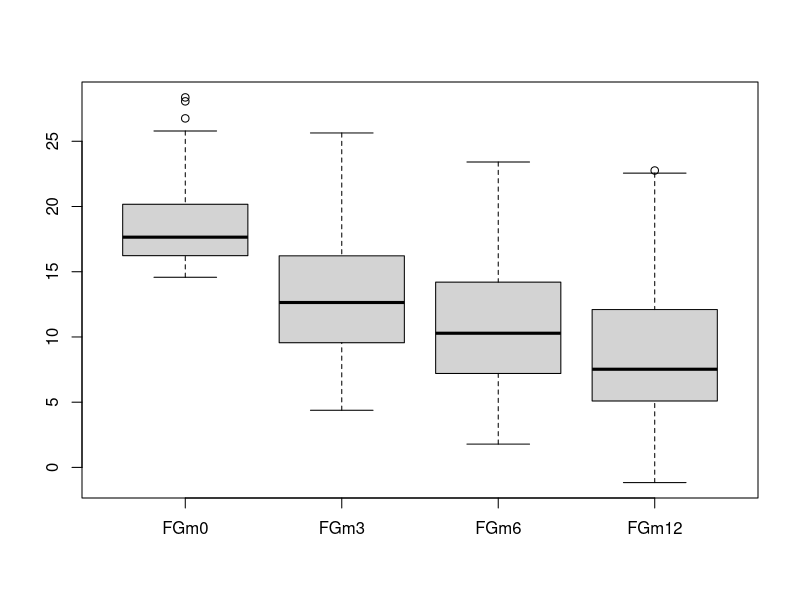
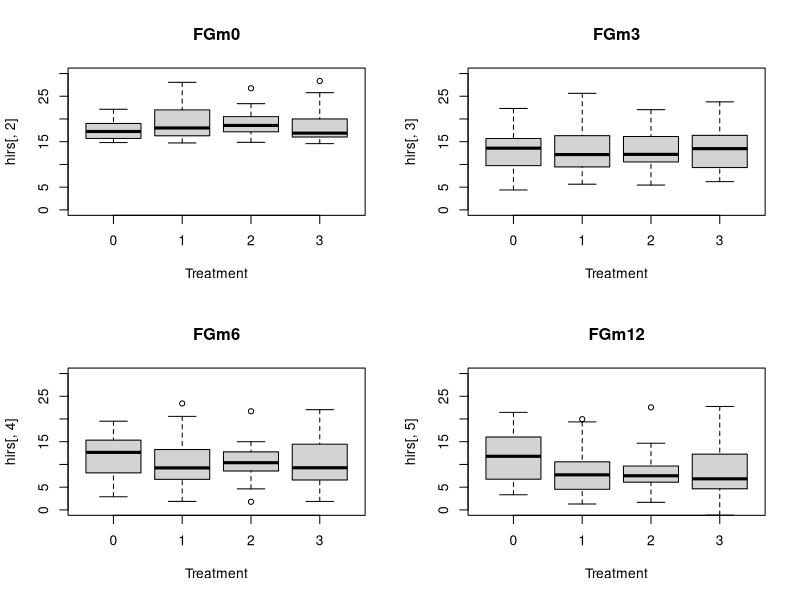
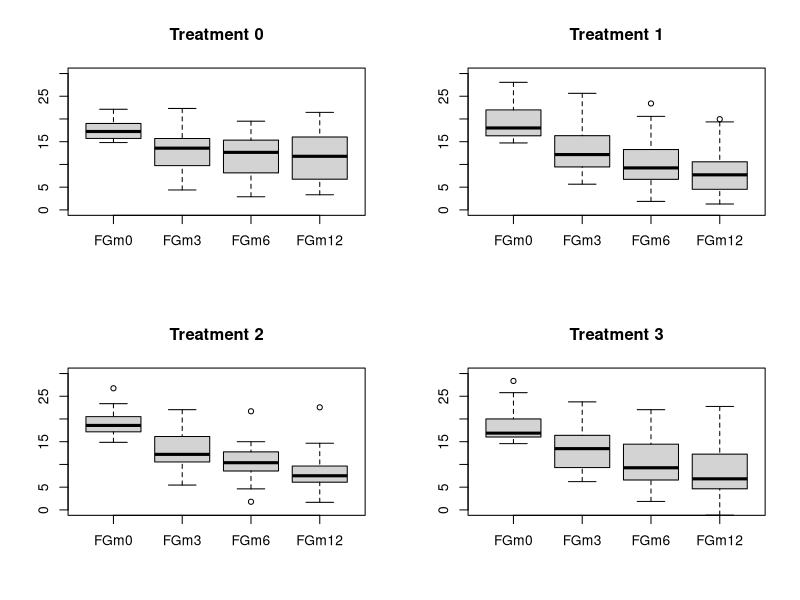
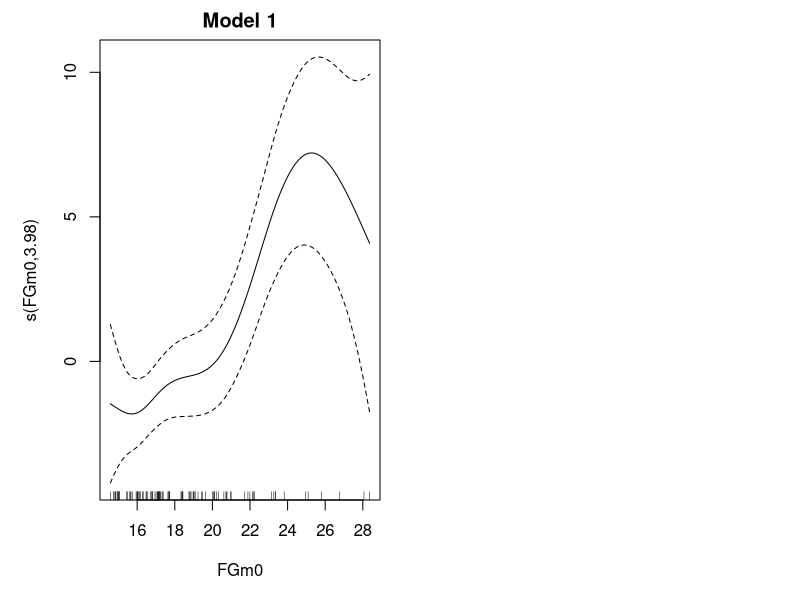

Reproduce these figures in R, in order. (Note: this script raises an error after producing the figures.)
## ---- chunk 1
knitr::opts_chunk$set(echo = TRUE)
## ---- chunk 2
# Clear environment
rm(list=ls())

# Load necessary packages
if(!require("mgcv")) {
  install.packages("mgcv", dependencies=TRUE)
  library(mgcv)
}
## ---- chunk 3
# 1. Data Import and Preparation

# Bear in mind that there may have some dataset with missing value NA
hirs <- read.table("hirsutism.dat",header=T, sep="\t",fill=TRUE)

# Check structure and ensure that Treatment is a factor

summary(hirs)

hirs$Treatment <- as.factor(hirs$Treatment)
## ---- chunk 4
library(mice)
imputed_data <- mice(hirs, m = 5, method = 'pmm', seed = 123)
hirs <- complete(imputed_data)
summary(is.na(hirs))
## ---- chunk 5
# 2. Exploratory Data Analysis

summary(hirs)
attach(hirs)

boxplot(hirs[,2:5])

par(mfrow=c(2,2))
boxplot(hirs[,2]~Treatment,ylim=c(0,30), main=names(hirs)[2], xlab="Treatment")
boxplot(hirs[,3]~Treatment,ylim=c(0,30), main=names(hirs)[3], xlab="Treatment")
boxplot(hirs[,4]~Treatment,ylim=c(0,30), main=names(hirs)[4], xlab="Treatment")
boxplot(hirs[,5]~Treatment,ylim=c(0,30), main=names(hirs)[5], xlab="Treatment")
par(mfrow=c(1,1))

par(mfrow=c(2,2))
boxplot(hirs[Treatment==0,2:5],ylim=c(0,30), main="Treatment 0")
boxplot(hirs[Treatment==1,2:5],ylim=c(0,30), main="Treatment 1")
boxplot(hirs[Treatment==2,2:5],ylim=c(0,30), main="Treatment 2")
boxplot(hirs[Treatment==3,2:5],ylim=c(0,30), main="Treatment 3")
par(mfrow=c(1,1))

## ---- chunk 6
# 3. Fit Candidate GAM Models

# Model 1: A very simple model including only FGm0 and Treatment
m1 <- gam(FGm12 ~ Treatment + s(FGm0),
          data = hirs, method = "REML")

# Model 2: A more complex model model revealing the relation with patient physical status
m2 <- gam(FGm12 ~ Treatment + s(FGm0) + s(weight) + s(height),
          data = hirs, method = "REML")
# In this case, we will apply smooth function, s(), among the variables, to capture
# possible no-linear correlation between numerical feature and our target variable.

# Model 3: Include all baseline continuous vars as smooth terms and Treatment as a factor
m3 <- gam(FGm12 ~ Treatment + s(FGm0) + s(SysPres) + s(DiaPres) + 
          s(weight) + s(height),data = hirs, method = "REML")

# Model 4: Allow the relationship with FGm0 to differ by Treatment (using a by-factor smooth) 
m4 <- gam(FGm12 ~ Treatment + s(FGm0, by=Treatment) + 
          s(SysPres) + s(DiaPres) + s(weight) + s(height),
          data = hirs, method = "REML")
summary(m4) #it seems to be the best model of the forth

#Changing methods

m5 <- gam(FGm12 ~ Treatment + s(FGm0, by=Treatment) + 
          s(SysPres) + s(DiaPres) + s(weight) + s(height),
          data = hirs, method = "GCV.Cp")

m6 <- gam(FGm12 ~ Treatment + s(FGm0, by=Treatment) + 
          s(SysPres) + s(DiaPres) + s(weight) + s(height),
          data = hirs, method = "ML")

## ---- chunk 7
# 4. Model Summaries and Diagnostics

cat("---------- Model 1 Summary ----------\n")
summary(m1)
cat("\n")
par(mfrow=c(2,3))
plot(m1, all.terms=TRUE, shade=TRUE, pages=1, main="Model 1")
par(mfrow=c(1,1))
#vis.gam(m1, view=c("FGm0","weight"), theta=45, color="topo", main="M1: FGm0 vs weight")
gam.check(m1)

cat("---------- Model 2 Summary ----------\n")
summary(m2)
par(mfrow=c(2,3))
plot(m2, all.terms=TRUE, shade=TRUE, pages=1, main="Model 2")
par(mfrow=c(1,1))
vis.gam(m2, view=c("FGm0","weight"), cond=list(Treatment="1"), 
        theta=45, color="topo", main="M2: FGm0 vs weight (Treatment=1)")
gam.check(m2)

cat("---------- Model 3 Summary ----------\n")
summary(m3)
par(mfrow=c(2,2))
plot(m3, all.terms=TRUE, shade=TRUE, pages=1, main="Model 3")
par(mfrow=c(1,1))
gam.check(m3)

cat("---------- Model 4 Summary ----------\n")
summary(m4)
par(mfrow=c(1,2))
plot(m4, all.terms=TRUE, shade=TRUE, main="Model 4")
par(mfrow=c(1,1))
gam.check(m4)

cat("---------- Model 5 Summary ----------\n")
summary(m5)
par(mfrow=c(1,2))
plot(m5, all.terms=TRUE, shade=TRUE, main="Model 5")
par(mfrow=c(1,1))
gam.check(m5)

cat("---------- Model 6 Summary ----------\n")
summary(m6)
par(mfrow=c(1,2))
plot(m6, all.terms=TRUE, shade=TRUE, main="Model 6")
par(mfrow=c(1,1))
gam.check(m6)

## ---- chunk 8
# 5. Model Comparison
# Use ANOVA to compare nested models. Note: 
# - Strictly, m2 is not nested in m1 (different structure due to by=Treatment),
#   but we can still get some insight. For nested comparisons, focus on models
#   that differ by terms. Alternatively, compare AIC for all models.

cat("\n---------- Model Comparisons (ANOVA) ----------\n")
anova(m1, m2, m3, m4, m5, m6, test="F")

cat("\n---------- AIC Comparison ----------\n")
AIC(m1, m2, m3, m4, m5, m6)

## ---- chunk 9
cat("\n---------- Final Model ----------\n")
summary(m5)

# Examine partial effects more thoroughly:
par(mfrow=c(2,3))
plot(m5, all.terms=TRUE, shade=TRUE, main="Final Model (m5)")
par(mfrow=c(1,1))

# Visualize 3D surfaces for interesting pairs of predictors:
vis.gam(m5, view=c("FGm0","weight"), cond=list(Treatment="2"), 
        theta=30, color="terrain", main="M5:")
